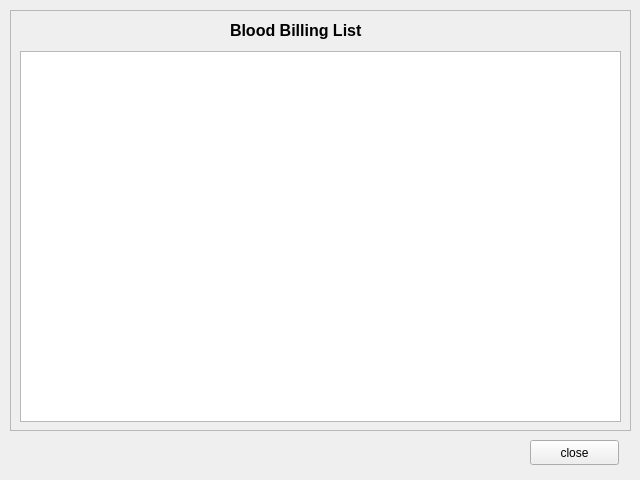
<?xml version="1.0" encoding="UTF-8"?>
<ui version="4.0">
 <class>billingList</class>
 <widget class="QWidget" name="billingList">
  <property name="geometry">
   <rect>
    <x>0</x>
    <y>0</y>
    <width>640</width>
    <height>480</height>
   </rect>
  </property>
  <property name="windowTitle">
   <string>Records</string>
  </property>
  <widget class="QFrame" name="frame">
   <property name="geometry">
    <rect>
     <x>10</x>
     <y>10</y>
     <width>621</width>
     <height>421</height>
    </rect>
   </property>
   <property name="frameShape">
    <enum>QFrame::StyledPanel</enum>
   </property>
   <property name="frameShadow">
    <enum>QFrame::Raised</enum>
   </property>
   <widget class="QLabel" name="wasteRecordLabel">
    <property name="geometry">
     <rect>
      <x>220</x>
      <y>0</y>
      <width>221</width>
      <height>41</height>
     </rect>
    </property>
    <property name="styleSheet">
     <string notr="true">font-size:12pt;
font-weight: bold;</string>
    </property>
    <property name="text">
     <string>Blood Billing List</string>
    </property>
   </widget>
   <widget class="QTableWidget" name="tableWidget">
    <property name="geometry">
     <rect>
      <x>10</x>
      <y>41</y>
      <width>601</width>
      <height>371</height>
     </rect>
    </property>
   </widget>
  </widget>
  <widget class="QPushButton" name="closebutton">
   <property name="geometry">
    <rect>
     <x>530</x>
     <y>440</y>
     <width>89</width>
     <height>25</height>
    </rect>
   </property>
   <property name="text">
    <string>close</string>
   </property>
  </widget>
 </widget>
 <resources/>
 <connections/>
</ui>
